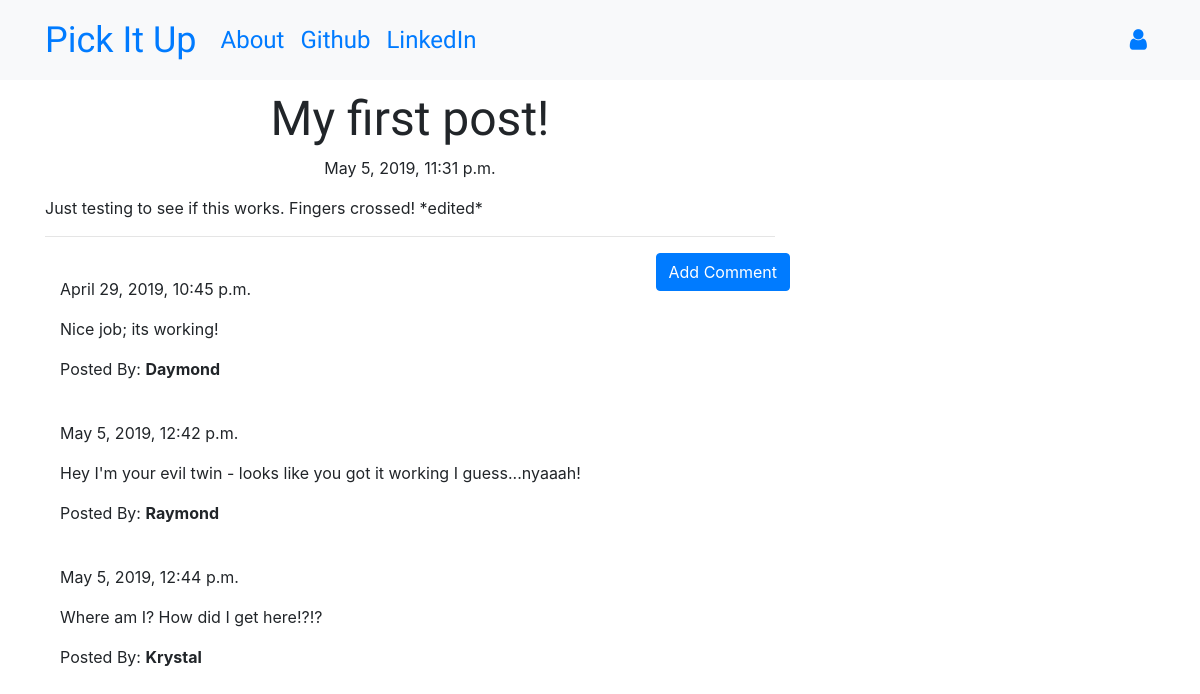
/post/1, run on the app's committed database.
### blog/models.py (models this page shows, shortened)
class Post(models.Model):
    author = models.ForeignKey("auth.User", on_delete=models.CASCADE)
    title = models.CharField(max_length=100)
    text = models.TextField()  # no max length to cap blogpost
    created_date = models.DateTimeField(
        default=timezone.now, auto_now=False, auto_now_add=False)
    published_date = models.DateTimeField(
        blank=True, null=True, auto_now=False, auto_now_add=False)  # field can be blank or null in case we don't publish or leave it off entirely
    def publish(self):
        self.published_date = timezone.now()
        self.save()

class Comment(models.Model):
    post = models.ForeignKey(
        "blog.Post", related_name='comments', on_delete=models.CASCADE)  # connect each post to a blogpost
    author = models.CharField(max_length=200)
    text = models.TextField()
    created_date = models.DateTimeField(
        default=timezone.now, auto_now=False, auto_now_add=False)
    approved_comment = models.BooleanField(default=False)

### blog/views.py (the view)
# urls.py: path('post/<int:pk>', views.PostDetailView.as_view(), name='post_detail'),
class PostDetailView(DetailView):
    model = Post

### blog/templates/blog/post_detail.html (shortened to what this page needs)
{% extends 'blog/base.html'%}
{% block content %}
<h1 class="posttitle loader">{{post.title}}</h1>
{% if post.published_date %}
<div class="date postdate">{{post.published_date}}</div>
{% else %}
<a class="btn btn-outline-dark" href="{% url 'post_publish' pk=post.pk %}">Publish</a>
{% endif %}
<p class="postcontent">{{post.text|safe|linebreaksbr}}</p>
<hr>
<a class="btn btn-primary btn-comment loader" href="{% url 'add_comment_to_post' pk=post.pk %}">Add Comment</a>
<div class="container">
    {% for comment in post.comments.all %}
    <br>
    {% if user.is_authenticated or comment.approved_comment %}
    {{comment.created_date}}
    <p>{{comment.text|safe|linebreaks}}</p>
    <p>Posted By: <strong>{{comment.author}}</strong></p>
    {% endif %}
    {% empty %}
    <p>No Comments</p>
    {% endfor %}
</div>
{% endblock %}

### blog/static/css/blog.css (style rules this page uses)
.postdate { text-align: center; }
.posttitle { font-family: 'Russo One', sans-serif; font-size: 3em; text-align: center; }
.postcontent { font-family: 'Montserrat'; font-size: 1.5em; }
.btn-comment { position: absolute; right: 0px; }

### data on the page
Post: title "My first post!", published_date "May 5, 2019, 11:31 p.m.", text "Just testing to see if this works. Fingers crossed! *edited*"
Comment: created_date "April 29, 2019, 10:45 p.m.", text "Nice job; its working!", author "Daymond"
Comment: created_date "May 5, 2019, 12:42 p.m.", text "Hey I'm your evil twin - looks like you got it working I guess...nyaaah!", author "Raymond"
Comment: created_date "May 5, 2019, 12:44 p.m.", text "Where am I? How did I get here!?!?", author "Krystal"
